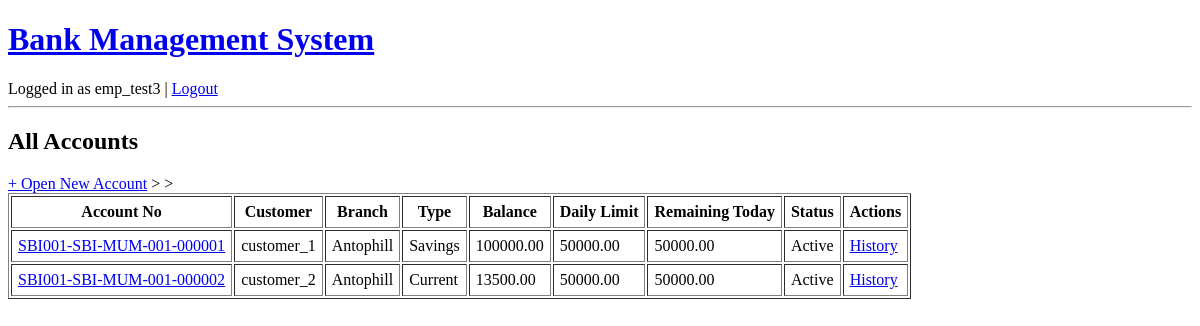
The app's page /accounts/ (signed in), older data.
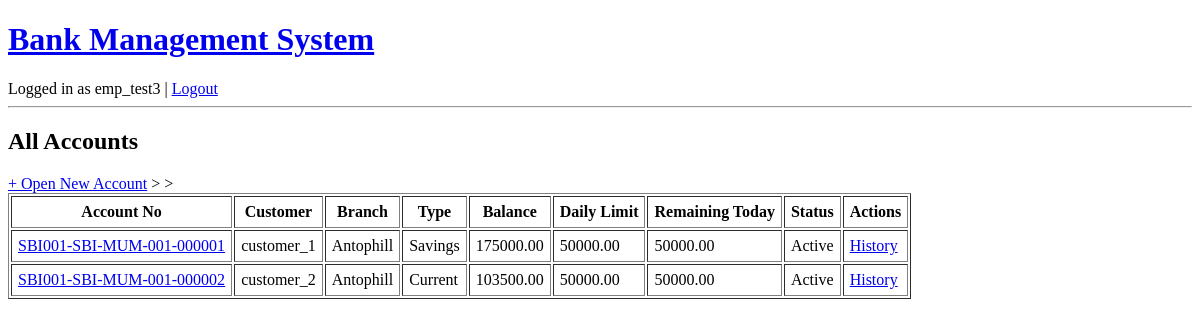
The same page, newer data.
### accounts/models.py (models this page shows, shortened)
class Account(models.Model):
    ACCOUNT_TYPES = [
        ("SAVINGS", "Savings"),
        ("CURRENT", "Current"),
        ("LOAN", "Loan"),
    ]
    STATUS_CHOICES = [
        ("ACTIVE", "Active"),
        ("CLOSED", "Closed"),
    ]
    account_no = models.CharField(max_length=30, unique=True, editable=False, blank=True)
    customer = models.ForeignKey(Customer, on_delete=models.CASCADE, related_name="accounts")
    branch = models.ForeignKey(Branch, on_delete=models.PROTECT, related_name="accounts")
    account_type = models.CharField(max_length=10, choices=ACCOUNT_TYPES)
    balance = models.DecimalField(max_digits=12, decimal_places=2, default=0.00)
    status = models.CharField(max_length=20, choices=STATUS_CHOICES, default="ACTIVE")
    daily_limit = models.DecimalField(max_digits=12, decimal_places=2, default=50000.00)
    open_date = models.DateField(auto_now_add=True)
    def get_remaining_daily_limit(self):
        from django.utils import timezone
        from django.db.models import Sum
        from transactions.models import Transaction  # local import avoids circular import
        today = timezone.localdate()
        debited_today = Transaction.objects.filter(
            from_account=self,
            transaction_type__in=["WITHDRAW", "TRANSFER"],
            status="SUCCESS",
            timestamp__date=today,
            is_loan_related=False,
        ).aggregate(total=Sum("amount"))["total"] or 0
        remaining = self.daily_limit - debited_today
        return remaining if remaining > 0 else 0

### users/models.py (models this page shows, shortened)
class Customer(models.Model):
    user = models.OneToOneField(User, on_delete=models.CASCADE)
    customer_type = models.CharField(
        max_length=20,
        choices=[("INDIVIDUAL", "Individual"), ("BUSINESS", "Business")]
    )
    dob = models.DateField()
    gender = models.CharField(
        max_length=10,
        choices=[("MALE", "Male"), ("FEMALE", "Female"), ("OTHER", "Other")]
    )
    address = models.TextField()
    kyc_status = models.CharField(
        max_length=20,
        choices=[("PENDING", "Pending"), ("VERIFIED", "Verified")]
    )

### bank/models.py (models this page shows, shortened)
class Branch(models.Model):
    bank = models.ForeignKey(Bank, on_delete=models.CASCADE, related_name="branches")
    name = models.CharField(max_length=150)
    branch_code = models.CharField(max_length=20, unique=True)
    address = models.TextField()
    city = models.CharField(max_length=100)
    state = models.CharField(max_length=100)
    ifsc_code = models.CharField(max_length=15, unique=True)
    contact_phone = models.CharField(max_length=15, blank=True)
    created_at = models.DateTimeField(auto_now_add=True)
    class Meta:
        unique_together = ("bank", "branch_code")

### accounts/views.py (the view)
# urls.py: path("", views.account_list, name="account_list"),
@login_required
def account_list(request):
    if not is_admin_or_employee(request.user):
        messages.error(request, "You do not have permission to view accounts.")
        return redirect("customer_dashboard")
    accounts = Account.objects.select_related("customer__user", "branch").order_by("-open_date")
    return render(request, "accounts/account_list.html", {"accounts": accounts})

### bank/views.py (called while the page is built)
def is_admin_or_employee(user):
    if not user.is_authenticated:
        return False
    if Customer.objects.filter(user=user).exists():
        return False
    return True  # admin (no records) OR employee — both allowed to view

### accounts/templates/accounts/account_list.html
{% extends "base.html" %}
{% block content %}
<h2>All Accounts</h2>
<a href="{% url 'create_account' %}">+ Open New Account</a>
<table border="1" cellpadding="6">
    <tr>
        <th>Account No</th>
        <th>Customer</th>
        <th>Branch</th>
        <th>Type</th>
        <th>Balance</th>
        <th>Daily Limit</th>
        <th>Remaining Today</th>
        <th>Status</th>
        <th>Actions</th>
    </tr>
    {% for account in accounts %}
    <tr>
        <td><a href="{% url 'account_detail' account.id %}">{{ account.account_no }}</a></td>
        <td>{{ account.customer.user.get_full_name|default:account.customer.user.username }}</td>
        <td>{{ account.branch.name }}</td>
        <td>{{ account.get_account_type_display }}</td>
        <td>{{ account.balance }}</td>
        <td>{{ account.daily_limit }}</td>
        <td>{{ account.get_remaining_daily_limit }}</td>
        <td>{{ account.get_status_display }}</td>>
        <td><a href="{% url 'transaction_history' account.id %}">History</a></td>
    </tr>
    {% empty %}
    <tr>
        <td colspan="8">No accounts yet.</td>
    </tr>
    {% endfor %}
</table>
{% endblock %}

Row changes from the older to the newer data that the page shows:
changed Account "SBI001-SBI-MUM-001-000001": balance "100000.00" → "175000.00"
changed Account "SBI001-SBI-MUM-001-000002": balance "13500.00" → "103500.00"
